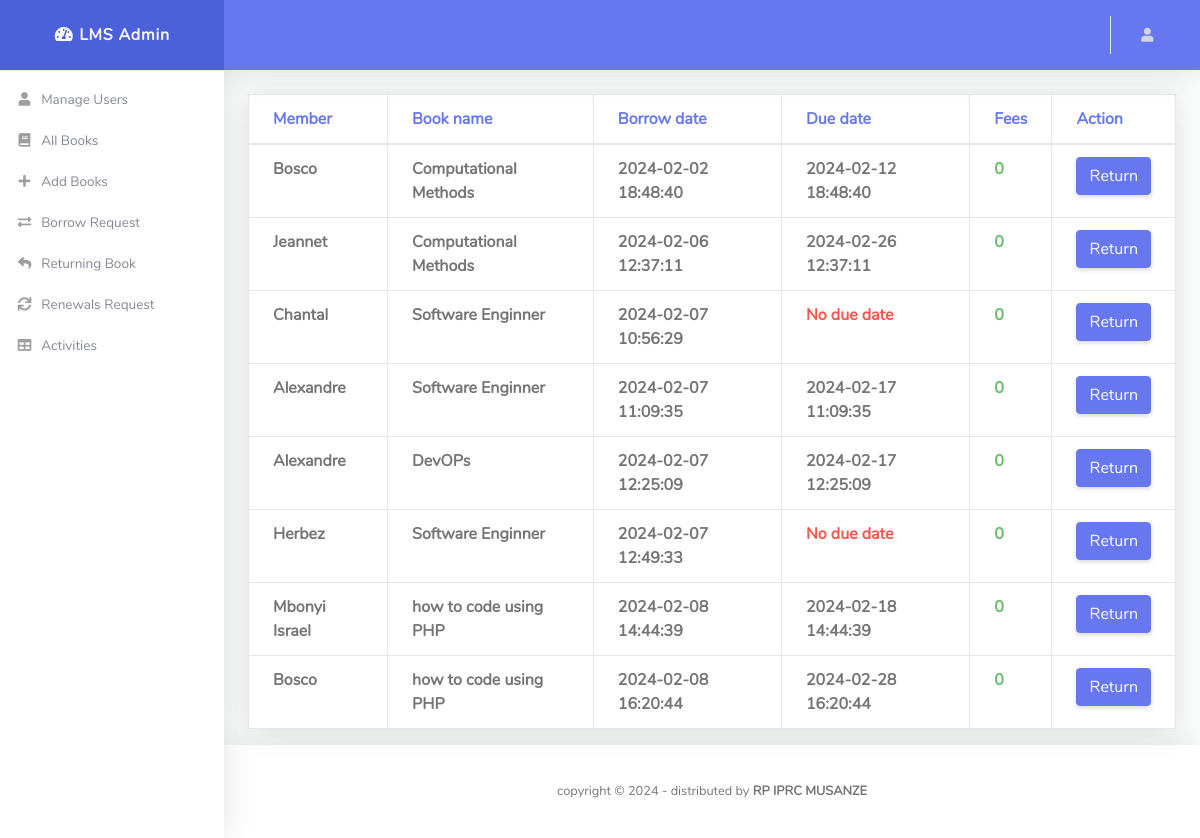
The page /iprcmsz_lms/admin/book_return.php on the database its author committed.
### tables this page shows
CREATE TABLE `user` (
  `user_id` int(11) NOT NULL,
  `names` varchar(50) NOT NULL,
  `email` varchar(50) NOT NULL,
  `phone` varchar(10) NOT NULL,
  `category` varchar(20) DEFAULT NULL,
  `department` varchar(20) DEFAULT NULL,
  `type` int(11) NOT NULL DEFAULT 0,
  `password` varchar(50) NOT NULL
);

CREATE TABLE `book` (
  `BookId` int(10) NOT NULL,
  `Title` varchar(50) DEFAULT NULL,
  `Publisher` varchar(50) DEFAULT NULL,
  `Year` varchar(50) DEFAULT NULL,
  `Availability` varchar(100) DEFAULT NULL
);

CREATE TABLE `records` (
  `rec_id` int(11) NOT NULL,
  `email` varchar(50) NOT NULL,
  `book_id` int(11) NOT NULL,
  `borrowdate` datetime DEFAULT NULL,
  `returndate` datetime DEFAULT NULL,
  `duedate` datetime DEFAULT NULL,
  `Dues` int(11) DEFAULT NULL,
  `renewals` int(11) DEFAULT NULL,
  `Status` varchar(50) NOT NULL DEFAULT 'Pending'
);

### iprcmsz_lms/admin/book_return.php (the view, shortened to what this page needs)
<!DOCTYPE html>
<html lang="en">
<head>
  <link href="vendor/fontawesome-free/css/all.min.css" rel="stylesheet" type="text/css">
  <link href="vendor/bootstrap/css/bootstrap.min.css" rel="stylesheet" type="text/css">
  <link href="css/ruang-admin.min.css" rel="stylesheet">
</head>
<body id="page-top">
  <div id="wrapper">
    <ul class="navbar-nav sidebar sidebar-light accordion" id="accordionSidebar">
        <a class="sidebar-brand d-flex align-items-center justify-content-center" href="adminDash.php">
        <div class="sidebar-brand-text mx-3">
            <i class="fas fa-fw fa-tachometer-alt"></i> LMS Admin
        </div>
        </a>
        <hr class="sidebar-divider my-0">
        <li class="nav-item">
        <a class="nav-link" href="allusers.php">
            <i class="fas fa-fw fa-user"></i>
            <span>Manage Users</span>
        </a>
        </li>
        <li class="nav-item">
        <a class="nav-link" href="allbook.php">
            <i class="fas fa-fw fa-book"></i>
            <span>All Books</span>
        </a>
        </li>
        <li class="nav-item">
        <a class="nav-link" href="addbook.php">
            <i class="fas fa-fw fa-plus"></i>
            <span>Add Books</span>
        </a>
        </li>
        <li class="nav-item">
        <a class="nav-link" href="borrow_request.php">
            <i class="fas fa-fw fa-exchange-alt"></i>
            <span>Borrow Request</span>
        </a>
        </li>
        <li class="nav-item">
          <a class="nav-link" href="book_return.php">
              <i class="fas fa-fw fa-reply"></i>
              <span>Returning Book</span>
          </a>
        </li>
        <li class="nav-item">
          <a class="nav-link" href="renew_request.php">
              <i class="fas fa-fw fa-sync"></i>
              <span>Renewals Request</span>
          </a>
        </li>
        <li class="nav-item">
          <a class="nav-link" href="activities.php">
              <i class="fas fa-fw fa-table"></i>
              <span>Activities</span>
          </a>
        </li>
        </ul>
    <div id="content-wrapper" class="d-flex flex-column">
      <div id="content">
        <nav class="navbar navbar-expand navbar-light bg-navbar topbar mb-4 static-top">
          <ul class="navbar-nav ml-auto">
            <li class="nav-item dropdown no-arrow">
              <a class="nav-link dropdown-toggle" href="#" id="userDropdown" role="button" data-toggle="dropdown"
                aria-haspopup="true" aria-expanded="false">
                <i class="fas fa-user fa-sm fa-fw mr-2 text-gray-400"></i>
              </a>
            </li>
          </ul>
        </nav>
        <div class="container-fluid" id="container-wrapper">
          <div class="row mb-3">
            <div class="col-xl-12 col-lg-5 ">
              <div class="card">
                <div class="table-responsive">
                  <table class="table align-items-center table-bordered">
                    <thead class = "text-primary">
                      <tr >
                        <th>Member</th>
                        <th>Book name</th>
                        <th>Borrow date</th>
                        <th>Due date</th>
                        <th>Fees</th>
                        <th >Action</th>
                      </tr>
                    </thead>
                    <tbody>
                        <?php
                                require('dbconn.php');
                                $sql=" SELECT *, DATEDIFF(CURRENT_DATE(), duedate) AS dues FROM user, records
                                JOIN book ON records.book_id = book.BookId WHERE user.email=records.email AND returndate is NULL";
                                $result=$conn->query($sql);
                                while($row=$result->fetch_assoc())
                                {
                                    $bookid=$row['BookId'];
                                    $Email=$row['email'];
                                    $Names=$row['names'];
                                    $Title=$row['Title'];
                                    $borrowdate=$row['borrowdate'];
                                    $duedate=$row['duedate'];
                                    $dues=$row['dues'];
                                    $fees = $dues*500;
                                ?>
                            <tr>
                                <td><b><?php echo $Names ?></b></b></td>
                                <td><b><?php echo $Title ?></b></td>
                                <td><b><?php echo $borrowdate ?></td>
                                <td>
                                  <b>
                                      <?php
                                        if ($duedate === null) {
                                          echo '<span class="text-danger">No due date</span>';
                                      } else {
                                          echo $duedate;
                                      }
                                      ?>
                                  </b>
                                </td>
                                <td>
                                    <b>
                                        <?php
                                            if ($dues<=0){
                                                echo '<span class="text-success">0</span>';
                                            }else{
                                                echo '<span class="text-danger">'.$fees.'</span>';
                                            }
                                        ?>
                                    </b>
                                </td>
                                <td>
                                <a href="returned.php?id1=<?php echo $bookid ?>&id2=<?php echo $Email ?>&id3=<?php echo $dues ?>" class="btn btn-primary">Return</a>
                                </td>
                            </tr>
                            <?php }
                         ?>
                    </tbody>
                  </table>
                </div>
              </div>
            </div>
          </div>
        </div>
      </div>
      <footer class="sticky-footer bg-white">
        <div class="container my-auto py-2">
          <div class="copyright text-center my-auto">
            <span>copyright &copy; <script> document.write(new Date().getFullYear()); </script> - distributed by
              <b>RP IPRC MUSANZE</a></b>
            </span>
          </div>
        </div>
      </footer>
    </div>
  </div>
</body>
</html>

### rows shown on the page
user: names "Bosco", book.Title "Computational Methods", records.borrowdate "2024-02-02 18:48:40", records.duedate "2024-02-12 18:48:40", book.Title "how to code using PHP", records.borrowdate "2024-02-08 16:20:44", records.duedate "2024-02-28 16:20:44"
user: names "Jeannet", book.Title "Computational Methods", records.borrowdate "2024-02-06 12:37:11", records.duedate "2024-02-26 12:37:11"
user: names "Chantal", book.Title "Software Enginner", records.borrowdate "2024-02-07 10:56:29", shows "No due date"
user: names "Alexandre", book.Title "Software Enginner", records.borrowdate "2024-02-07 11:09:35", records.duedate "2024-02-17 11:09:35", book.Title "DevOPs", records.borrowdate "2024-02-07 12:25:09", records.duedate "2024-02-17 12:25:09"
user: names "Herbez", book.Title "Software Enginner", records.borrowdate "2024-02-07 12:49:33", shows "No due date"
user: names "Mbonyi Israel", book.Title "how to code using PHP", records.borrowdate "2024-02-08 14:44:39", records.duedate "2024-02-18 14:44:39"
